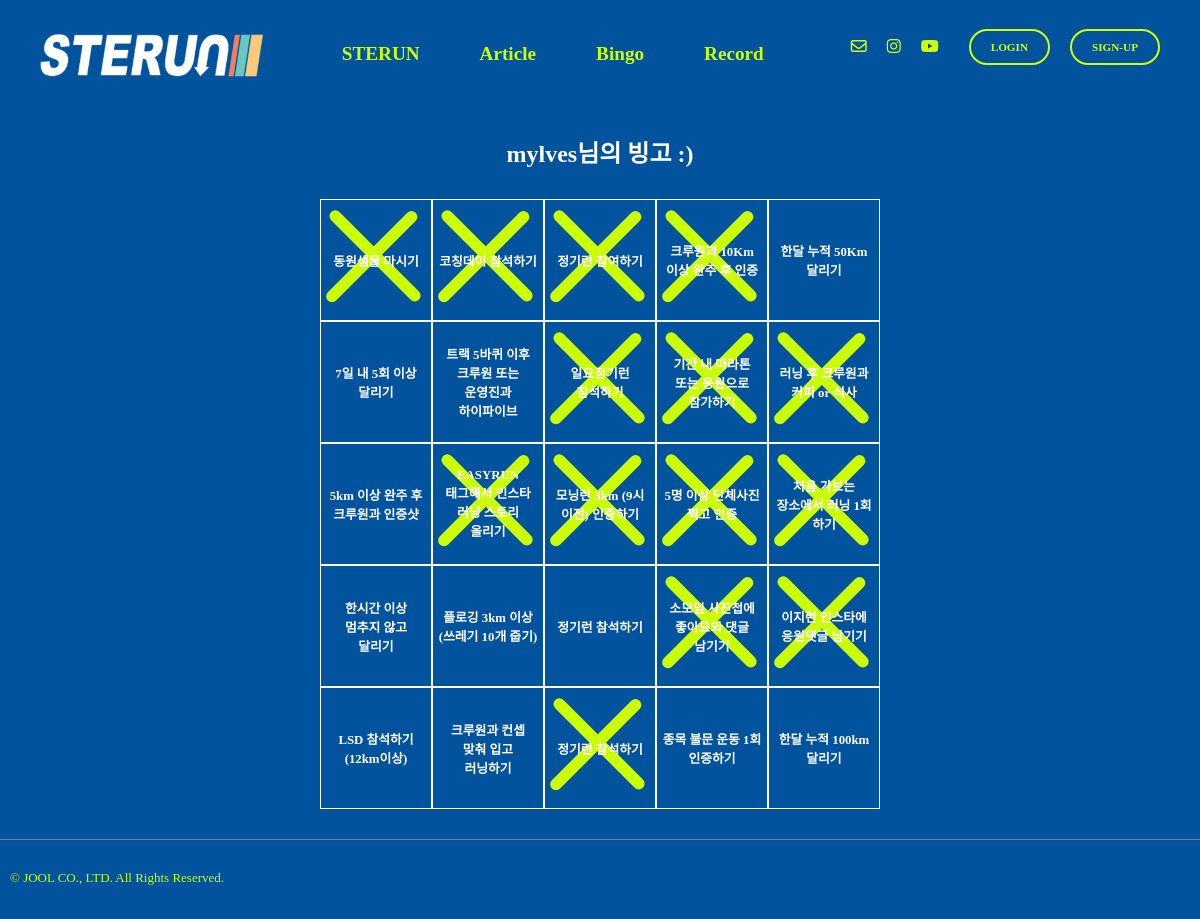
Screenshot of /bingo/1 with the database file from the repository.
### bingo/models.py (models this page shows, shortened)
class BingoCheck(models.Model):
    bingo_item = models.ForeignKey(BingoItem, on_delete=models.CASCADE)
    user = models.ForeignKey(settings.AUTH_USER_MODEL, on_delete=models.CASCADE)
    completed = models.BooleanField(default=False)

class BingoItem(models.Model):
    item_id = models.IntegerField(primary_key=True)
    content = models.CharField(max_length=100, blank=False, null=False)
    row = models.IntegerField(null=False, blank=False)
    col = models.IntegerField(null=False, blank=False)

### bingo/views.py (the view)
# urls.py: path("<str:pk>", views.bingo, name="bingo"),
def bingo(request, pk):
    user = get_object_or_404(User, pk=pk)
    login_user = request.user
    if user == login_user:
        user_matched = 1
    else:
        user_matched = None
    print(user_matched)
    bingo_item_1r = BingoCheck.objects.select_related("bingo_item").filter(user=pk).filter(bingo_item__row=1)
    bingo_item_2r = BingoCheck.objects.select_related("bingo_item").filter(user=pk).filter(bingo_item__row=2)
    bingo_item_3r = BingoCheck.objects.select_related("bingo_item").filter(user=pk).filter(bingo_item__row=3)
    bingo_item_4r = BingoCheck.objects.select_related("bingo_item").filter(user=pk).filter(bingo_item__row=4)
    bingo_item_5r = BingoCheck.objects.select_related("bingo_item").filter(user=pk).filter(bingo_item__row=5)
    lenof5l = len(bingo_item_5r)
    return render(request,"bingo.html",{"bingo_item_1r":bingo_item_1r, "bingo_item_2r":bingo_item_2r, "bingo_item_3r":bingo_item_3r, "bingo_item_4r":bingo_item_4r, "bingo_item_5r":bingo_item_5r, "user_id":pk, "len":lenof5l,"user_name":user.username, "user_matched":user_matched})

### templates/bingo.html (shortened to what this page needs)
{% extends "base.html" %}
{% load static %}
{% block content %}
  <div class="bingo-title">{{ user_name }}님의 빙고 :)</div>
  <div class="bingo-board fade-in-up-short">
    <div class="bingo-row">
      {% for item in bingo_item_1r %}
        <label for="{{ item.bingo_item.item_id }}">
          <div class="bingo-col" id="item{{ item.bingo_item.item_id }}">
            {{ item.bingo_item.content }}
            <div id="bingo-img{{ item.bingo_item.item_id }}" class="bingo-img">
              <img class="bingo-stamp" src="{% static "img/x-symbol_btn.svg" %}" alt="main-img" height="auto," width="auto">
            </div>
          </div>
        </label>
      {% endfor %}
    </div>
    <div class="bingo-row">
      {% for item in bingo_item_2r %}
        <label for="{{ item.bingo_item.item_id }}">
          <div class="bingo-col" id="item{{ item.bingo_item.item_id }}">
            {{ item.bingo_item.content }}
            <div id="bingo-img{{ item.bingo_item.item_id }}" class="bingo-img">
              <img class="bingo-stamp" src="{% static "img/x-symbol_btn.svg" %}" alt="main-img" height="auto," width="auto">
            </div>
          </div>
        </label>
      {% endfor %}
    </div>
    <div class="bingo-row">
      {% for item in bingo_item_3r %}
        <label for="{{ item.bingo_item.item_id }}">
          <div class="bingo-col" id="item{{ item.bingo_item.item_id }}">
            {{ item.bingo_item.content }}
            <div id="bingo-img{{ item.bingo_item.item_id }}" class="bingo-img">
              <img class="bingo-stamp" src="{% static "img/x-symbol_btn.svg" %}" alt="main-img" height="auto," width="auto">
            </div>
          </div>
        </label>
      {% endfor %}
    </div>
    <div class="bingo-row">
      {% for item in bingo_item_4r %}
        <label for="{{ item.bingo_item.item_id }}">
          <div class="bingo-col" id="item{{ item.bingo_item.item_id }}">
            {{ item.bingo_item.content }}
            <div id="bingo-img{{ item.bingo_item.item_id }}" class="bingo-img">
              <img class="bingo-stamp" src="{% static "img/x-symbol_btn.svg" %}" alt="main-img" height="auto," width="auto">
            </div>
          </div>
        </label>
      {% endfor %}
    </div>
    <div class="bingo-row">
      {% for item in bingo_item_5r %}
        <label for="{{ item.bingo_item.item_id }}">
          <div class="bingo-col" id="item{{ item.bingo_item.item_id }}">
            {{ item.bingo_item.content }}
            <div id="bingo-img{{ item.bingo_item.item_id }}" class="bingo-img">
              <img class="bingo-stamp" src="{% static "img/x-symbol_btn.svg" %}" alt="main-img" height="auto" width="auto">
            </div>
          </div>
        </label>
      {% endfor %}
    </div>
  </div>
{% endblock content %}

### static/css/joolmag.css (style rules this page uses)
:root { --j-pink: #EEA47F; --blue: #1e90ff; --white: #ffffff; --black: black; --jblue: #00539C; --jlightgreen: #CDFF06; }
* { font-family: 'NanumSquareNeo'; }
img { object-fit: cover; }
.mainbg { background-color:var(--jblue); margin: 0; padding: 0; overflow-y:auto; overflow-x: auto; }
.bingo-title { color: var(--white); font-family: leeseoyun; font-size: 1.5rem; font-weight: 700; text-align: center; margin:auto; margin-top:50px; }
.bingo-board { display: flex; flex-direction: column; margin: 30px 0 30px 0; }
.bingo-row { display: flex; margin: auto; }
.bingo-col { display: flex; font-size: 0.8rem; width: 100px; height: 100px; padding: 10px 5px 10px 5px; justify-content: center; align-items: center; border: solid var(--white) 1px; color: var(--white); font-weight: 700; word-break:keep-all; text-align: center; }
.bingo-img { display: block; position:absolute; z-index: -1; }
.bingo-stamp { width: 100px; height: 100px; }
.fade-in-up-short { opacity: 0; transform: translateY(15px); animation: fadeInUp 0.8s ease-out forwards; animation-delay: 0.3s; }

### static/css/article.css (style rules this page uses)
:root { --j-pink: #EEA47F; --blue: #1e90ff; --white: #ffffff; --black: black; --jblue: #00539C; --jlightgreen: #CDFF06; }

### rows the page displays
BingoCheck: bingo_item.content "동원샘물 마시기"
BingoCheck: bingo_item.content "코칭데이 참석하기"
BingoCheck: bingo_item.content "정기런 참여하기"
BingoCheck: bingo_item.content "크루원과 10Km 이상 완주 후 인증"
BingoCheck: bingo_item.content "한달 누적 50Km 달리기"
BingoCheck: bingo_item.content "7일 내 5회 이상 달리기"
BingoCheck: bingo_item.content "트랙 5바퀴 이후 크루원 또는 운영진과 하이파이브"
BingoCheck: bingo_item.content "일요정기런 참석하기"
BingoCheck: bingo_item.content "기간 내 마라톤 또는 응원으로 참가하기"
BingoCheck: bingo_item.content "러닝 후 크루원과 커피 or 식사"
BingoCheck: bingo_item.content "5km 이상 완주 후 크루원과 인증샷"
BingoCheck: bingo_item.content "EASYRUN 태그해서 인스타 러닝 스토리 올리기"
BingoCheck: bingo_item.content "모닝런 3km (9시 이전) 인증하기"
BingoCheck: bingo_item.content "5명 이상 단체사진 찍고 인증"
BingoCheck: bingo_item.content "처음 가보는 장소에서 러닝 1회 하기"
BingoCheck: bingo_item.content "한시간 이상 멈추지 않고 달리기"
BingoCheck: bingo_item.content "플로깅 3km 이상 (쓰레기 10개 줍기)"
BingoCheck: bingo_item.content "정기런 참석하기"
BingoCheck: bingo_item.content "소모임 사진첩에 좋아요와 댓글 남기기"
BingoCheck: bingo_item.content "이지런 인스타에 응원댓글 남기기"
BingoCheck: bingo_item.content "LSD 참석하기 (12km이상)"
BingoCheck: bingo_item.content "크루원과 컨셉 맞춰 입고 러닝하기"
BingoCheck: bingo_item.content "정기런 참석하기"
BingoCheck: bingo_item.content "종목 불문 운동 1회 인증하기"
BingoCheck: bingo_item.content "한달 누적 100km 달리기"

### other values shown
{{ user_name }} "mylves"
